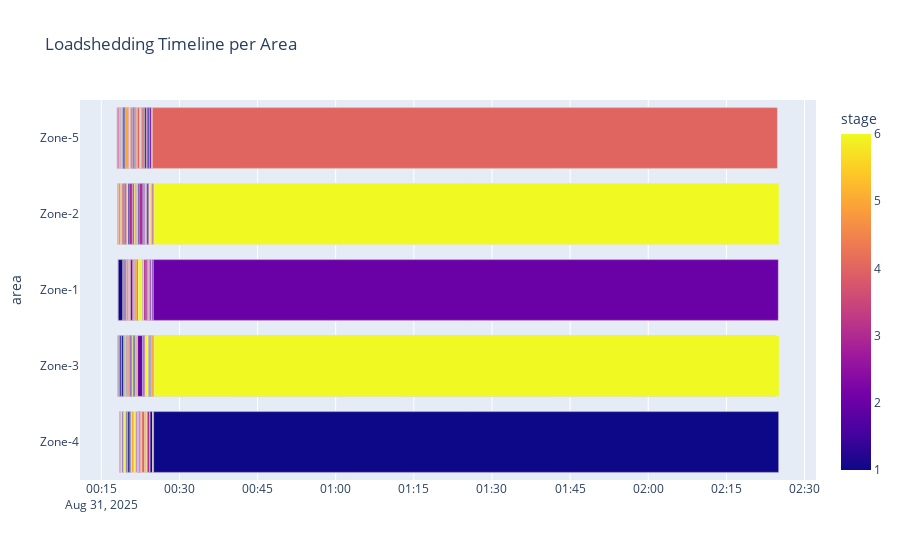

Notebook source saved alongside this figure:
### Code cell
fig = px.timeline(
    loadshedding,
    x_start="start_time",
    x_end="end_time",
    y="area",
    color="stage",
    title="Loadshedding Timeline per Area"
)

fig.update_yaxes(autorange="reversed")
fig.show()

### Figure 1 — Plotly figure (JSON) as saved in the notebook; plotly's stock layout.template omitted (floating-point values rounded to 4 significant figures; data arrays with more than 128 entries replaced by an {"elided": "..."} marker saying what was removed)
{"data": [{"base": {"elided": "213 str values"}, "hovertemplate": "start_time=%{base}<br>end_time=%{x}<br>area=%{y}<br>stage=%{marker.color}<extra></extra>", "legendgroup": "", "marker": {"color": {"elided": "213 int values"}, "coloraxis": "coloraxis", "pattern": {"shape": ""}}, "name": "", "orientation": "h", "showlegend": false, "textposition": "auto", "type": "bar", "x": {"elided": "213 int values"}, "xaxis": "x", "y": {"elided": "213 str values"}, "yaxis": "y"}], "layout": {"barmode": "overlay", "coloraxis": {"colorbar": {"title": {"text": "stage"}}, "colorscale": [[0, "#0d0887"], [0.1111, "#46039f"], [0.2222, "#7201a8"], [0.3333, "#9c179e"], [0.4444, "#bd3786"], [0.5556, "#d8576b"], [0.6667, "#ed7953"], [0.7778, "#fb9f3a"], [0.8889, "#fdca26"], [1, "#f0f921"]]}, "legend": {"tracegroupgap": 0}, "title": {"text": "Loadshedding Timeline per Area"}, "xaxis": {"anchor": "y", "domain": [0, 1], "type": "date"}, "yaxis": {"anchor": "x", "autorange": "reversed", "domain": [0, 1], "title": {"text": "area"}}}}
